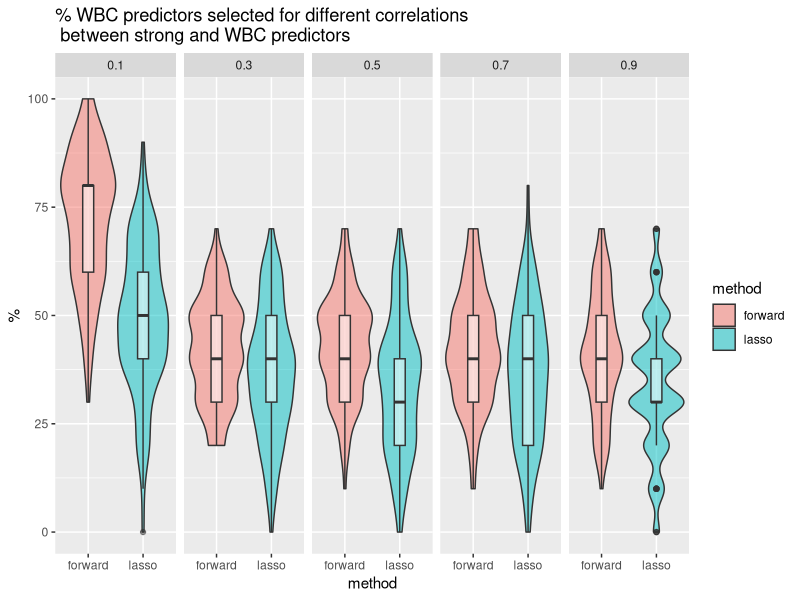
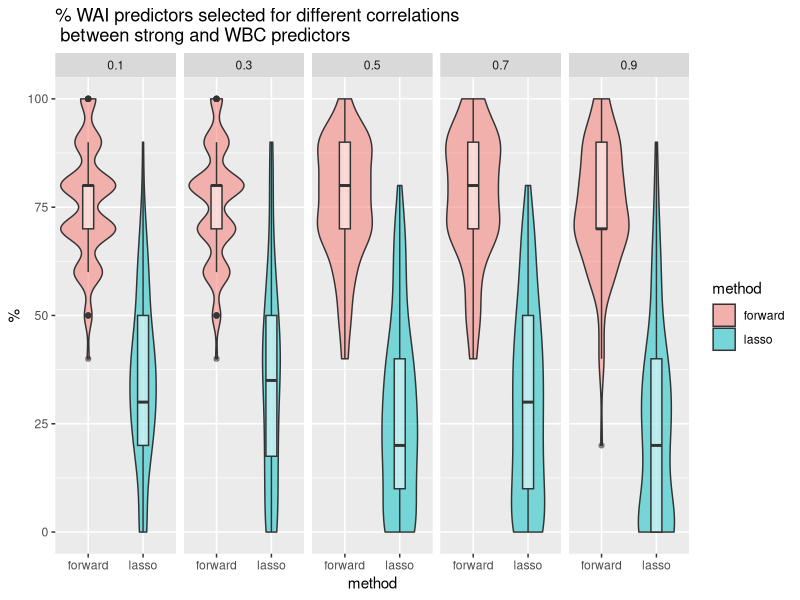
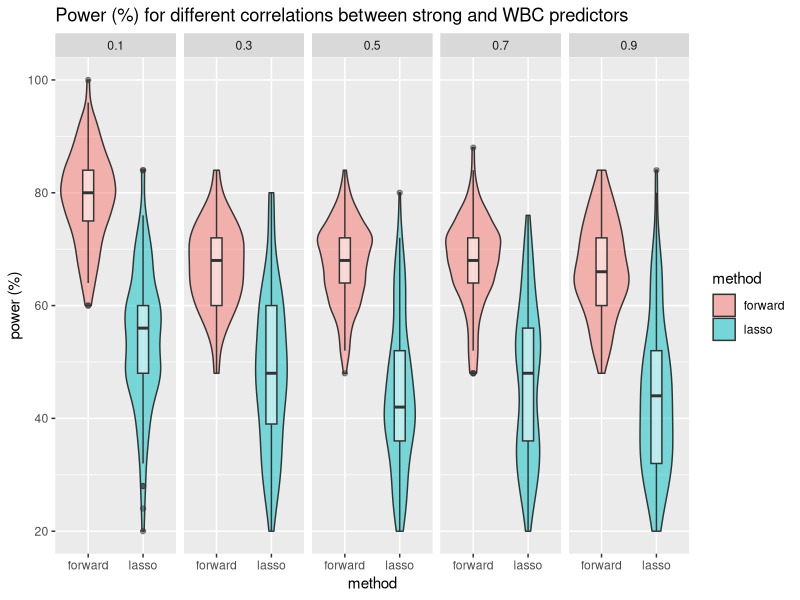
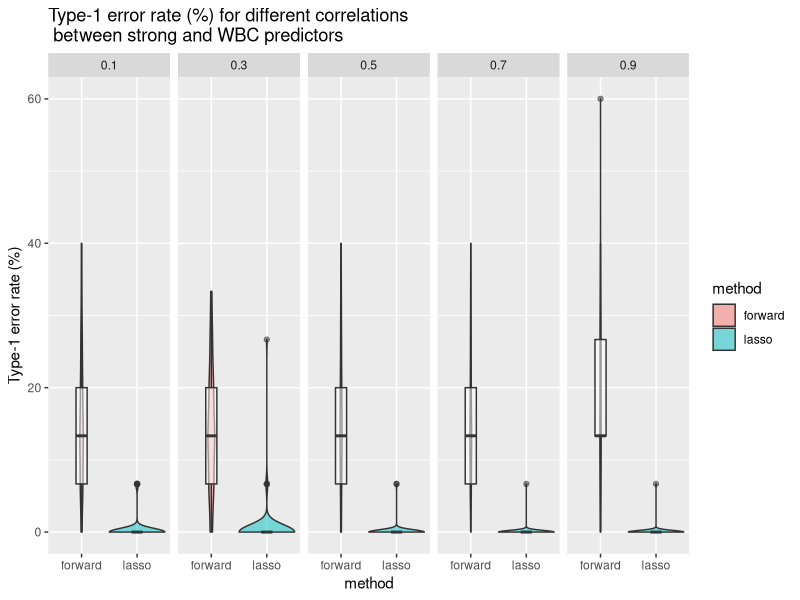
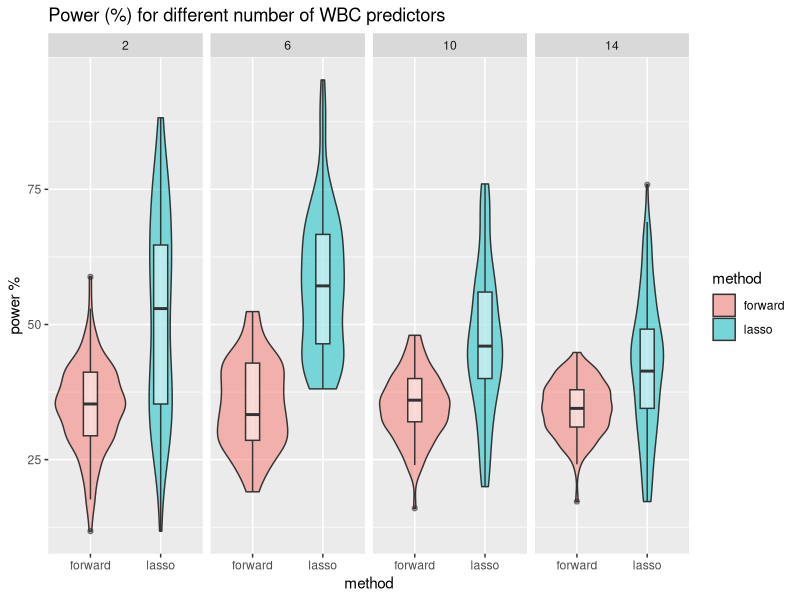
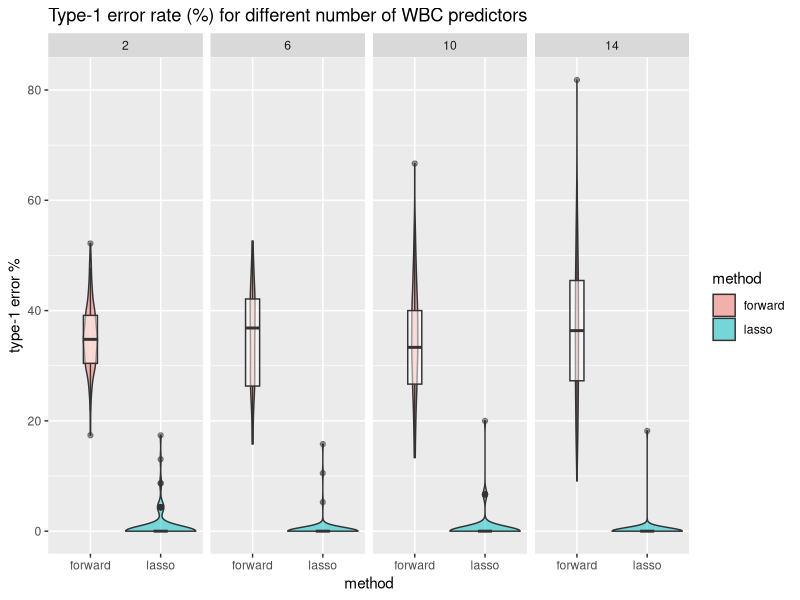
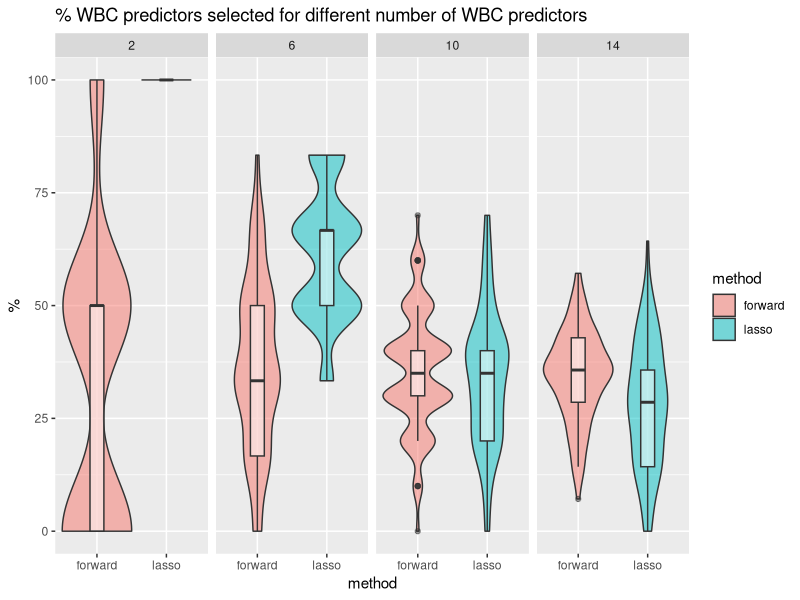
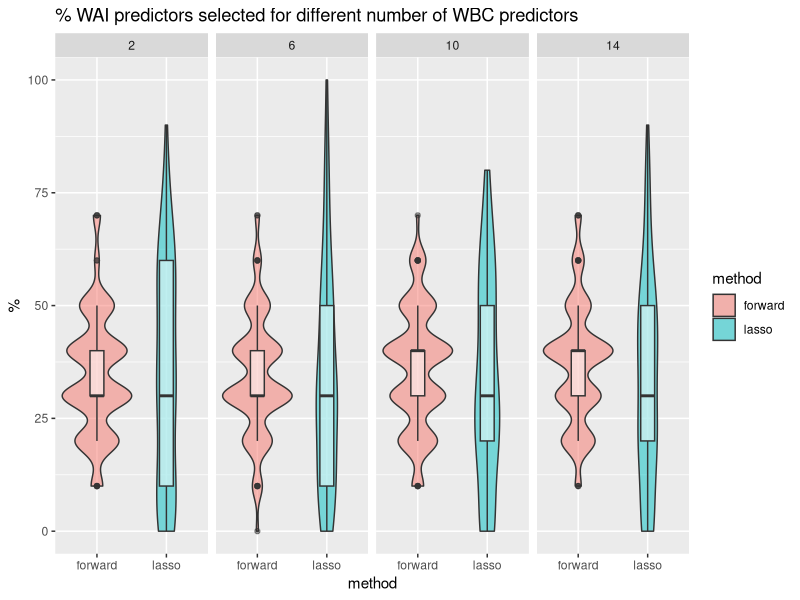

Write R code to recreate these figures, in order.
## ---- chunk 1
knitr::opts_chunk$set(echo = TRUE)
library(tidyverse)
library(ggplot2)
library(readr)
## ---- chunk 2
forward_cor_simdata <- read_csv("./simulation_outputs/varying_corr_out_forward.csv")
lasso_cor_simdata <- read_csv("./simulation_outputs/varying_corr_out_lasso.csv")
## ---- chunk 3
forward_cor_simdata_cleaned <- forward_cor_simdata %>% 
  dplyr::select(-1) %>% 
  mutate(cor_val = factor(cor_val)) %>% 
  pivot_longer(cols = c(pct_strong_vec, pct_wai_vec, pct_wbc_vec, type1_error_vec, power_vec),
                           names_to = "metric") %>% 
  mutate(method = "forward")

forward_cor_simdata_cleaned

lasso_cor_simdata_cleaned <- lasso_cor_simdata %>% 
  dplyr::select(-1) %>% 
  mutate(cor_val = factor(cor_val)) %>% 
  pivot_longer(cols = c(pct_strong_vec, pct_wai_vec, pct_wbc_vec, type1_error_vec, power_vec),
                           names_to = "metric") %>% 
  #group_by(cor_val, metric) %>% 
  #summarize(mean_pct = mean(value))
  mutate(method = "lasso")

combined_cor_simdata <- rbind(forward_cor_simdata_cleaned, lasso_cor_simdata_cleaned)
combined_cor_simdata
## ---- chunk 4
# WBC
combined_cor_simdata %>% 
  filter(metric == "pct_wbc_vec") %>% 
  ggplot(aes(x = method, y = value)) +
  geom_violin(alpha = 0.5, width = 1, aes(fill = method)) + 
  geom_boxplot(alpha = 0.5, width = 0.2) +
  #geom_jitter(alpha = 0.8, width = 0.2, aes(color = method)) +
  facet_wrap(~cor_val, nrow = 1) +
  labs(title = "% WBC predictors selected for different correlations \n between strong and WBC predictors",
       y = "%")

# WAI
combined_cor_simdata %>% 
  filter(metric == "pct_wai_vec") %>% 
  ggplot(aes(x = method, y = value)) +
  geom_violin(alpha = 0.5, width = 1, aes(fill = method)) + 
  geom_boxplot(alpha = 0.5, width = 0.2) +
  #geom_jitter(alpha = 0.8, width = 0.2, aes(color = method)) +
  facet_wrap(~cor_val, nrow = 1) +
  labs(title = "% WAI predictors selected for different correlations \n between strong and WBC predictors",
       y = "%")

## ---- chunk 5
# power
combined_cor_simdata %>% 
  filter(metric == "power_vec") %>% 
  ggplot(aes(x = method, y = value)) +
  geom_violin(alpha = 0.5, width = 1, aes(fill = method)) + 
  geom_boxplot(alpha = 0.5, width = 0.2) +
  #geom_jitter(alpha = 0.8, width = 0.2, aes(color = method)) +
  facet_wrap(~cor_val, nrow = 1) +
  labs(title = "Power (%) for different correlations between strong and WBC predictors",
       y = "power (%)")

# Type-1 error
combined_cor_simdata %>% 
  filter(metric == "type1_error_vec") %>% 
  ggplot(aes(x = method, y = value)) +
  geom_violin(alpha = 0.5, width = 1, aes(fill = method)) + 
  geom_boxplot(alpha = 0.5, width = 0.2) +
  #geom_jitter(alpha = 0.8, width = 0.2, aes(color = method)) +
  facet_wrap(~cor_val, nrow = 1) +
  labs(title = "Type-1 error rate (%) for different correlations \n between strong and WBC predictors",
       y = "Type-1 error rate (%)")

## ---- chunk 6
lasso_wbc_simdata <- read_csv("./simulation_outputs/varying_wbc_out_lasso.csv")
forward_wbc_simdata <- read_csv("./simulation_outputs/varying_wbc_out_forward.csv")
## ---- chunk 7
forward_wbc_simdata_cleaned <- forward_wbc_simdata %>% 
  dplyr::select(-1) %>% 
  mutate(wbc_num = factor(wbc_num)) %>% 
  pivot_longer(cols = c(pct_strong_vec, pct_wai_vec, pct_wbc_vec, type1_error_vec, power_vec),
                           names_to = "metric") %>% 
  mutate(method = "forward")

forward_wbc_simdata_cleaned

lasso_wbc_simdata_cleaned <- lasso_wbc_simdata %>% 
  dplyr::select(-1) %>% 
  mutate(wbc_num = factor(wbc_num)) %>% 
  pivot_longer(cols = c(pct_strong_vec, pct_wai_vec, pct_wbc_vec, type1_error_vec, power_vec),
                           names_to = "metric") %>% 
  #group_by(cor_val, metric) %>% 
  #summarize(mean_pct = mean(value))
  mutate(method = "lasso")

combined_wbc_simdata <- rbind(forward_wbc_simdata_cleaned, lasso_wbc_simdata_cleaned)
combined_wbc_simdata
## ---- chunk 8
# power
combined_wbc_simdata %>% 
  filter(metric == "power_vec") %>% 
  ggplot(aes(x = method, y = value)) +
  geom_violin(alpha = 0.5, width = 1, aes(fill = method)) + 
  geom_boxplot(alpha = 0.5, width = 0.2) +
  #geom_jitter(alpha = 0.8, width = 0.2, aes(color = method)) +
  facet_wrap(~wbc_num, nrow = 1) +
  labs(title = "Power (%) for different number of WBC predictors",
       y = "power %")

# Type-1 error
combined_wbc_simdata %>% 
  filter(metric == "type1_error_vec") %>% 
  ggplot(aes(x = method, y = value)) +
  geom_violin(alpha = 0.5, width = 1, aes(fill = method)) + 
  geom_boxplot(alpha = 0.5, width = 0.2) +
  #geom_jitter(alpha = 0.8, width = 0.2, aes(color = method)) +
  facet_wrap(~wbc_num, nrow = 1) +
  labs(title = "Type-1 error rate (%) for different number of WBC predictors",
       y = "type-1 error %")
## ---- chunk 9
# % wbc identified
combined_wbc_simdata %>% 
  filter(metric == "pct_wbc_vec") %>% 
  ggplot(aes(x = method, y = value)) +
  geom_violin(alpha = 0.5, width = 1, aes(fill = method)) + 
  geom_boxplot(alpha = 0.5, width = 0.2) +
  #geom_jitter(alpha = 0.8, width = 0.2, aes(color = method)) +
  facet_wrap(~wbc_num, nrow = 1) +
  labs(title = "% WBC predictors selected for different number of WBC predictors",
       y = "%")

# % wai identified
combined_wbc_simdata %>% 
  filter(metric == "pct_wai_vec") %>% 
  ggplot(aes(x = method, y = value)) +
  geom_violin(alpha = 0.5, width = 1, aes(fill = method)) + 
  geom_boxplot(alpha = 0.5, width = 0.2) +
  #geom_jitter(alpha = 0.8, width = 0.2, aes(color = method)) +
  facet_wrap(~wbc_num, nrow = 1) +
  labs(title = "% WAI predictors selected for different number of WBC predictors",
       y = "%")
## ---- chunk 10
lasso_wai_simdata <- read_csv("./simulation_outputs/varying_wai_out_lasso.csv")
forward_wai_simdata <- read_csv("./simulation_outputs/varying_wai_out_forward.csv")

forward_wai_simdata_cleaned <- forward_wai_simdata %>% 
  dplyr::select(-1) %>% 
  mutate(wai_vec = factor(wai_vec)) %>% 
  pivot_longer(cols = c(pct_strong_vec, pct_wai_vec, pct_wbc_vec, type1_error_vec, power_vec),
                           names_to = "metric") %>% 
  mutate(method = "forward")

#forward_wai_simdata_cleaned

lasso_wai_simdata_cleaned <- lasso_wai_simdata %>% 
  dplyr::select(-1) %>% 
  mutate(wai_vec = factor(wai_vec)) %>% 
  pivot_longer(cols = c(pct_strong_vec, pct_wai_vec, pct_wbc_vec, type1_error_vec, power_vec),
                           names_to = "metric") %>% 
  #group_by(cor_val, metric) %>% 
  #summarize(mean_pct = mean(value))
  mutate(method = "lasso")

combined_wai_simdata <- rbind(forward_wai_simdata_cleaned, lasso_wai_simdata_cleaned)
#combined_wbc_simdata

# power
combined_wai_simdata %>% 
  filter(metric == "power_vec") %>% 
  ggplot(aes(x = method, y = value)) +
  geom_violin(alpha = 0.5, width = 1, aes(fill = method)) + 
  geom_boxplot(alpha = 0.5, width = 0.2) +
  #geom_jitter(alpha = 0.8, width = 0.2, aes(color = method)) +
  facet_wrap(~wai_vec, nrow = 1) +
  labs(title = "Power (%) for different number of WAI predictors",
       y = "%")

# Type-1 error
combined_wai_simdata %>% 
  filter(metric == "type1_error_vec") %>% 
  ggplot(aes(x = method, y = value)) +
  geom_violin(alpha = 0.5, width = 1, aes(fill = method)) + 
  geom_boxplot(alpha = 0.5, width = 0.2) +
  #geom_jitter(alpha = 0.8, width = 0.2, aes(color = method)) +
  facet_wrap(~wai_vec, nrow = 1) +
  labs(title = "Type-1 error rate (%) for different number of WAI predictors",
       y = "%")

# % WBC predictors selected
combined_wai_simdata %>% 
  filter(metric == "pct_wbc_vec") %>% 
  ggplot(aes(x = method, y = value)) +
  geom_violin(alpha = 0.5, width = 1, aes(fill = method)) + 
  geom_boxplot(alpha = 0.5, width = 0.2) +
  #geom_jitter(alpha = 0.8, width = 0.2, aes(color = method)) +
  facet_wrap(~wai_vec, nrow = 1) +
  labs(title = "% WBC predictors selected for different number of WAI predictors",
       y = "%")

# % WAI predictors selected
combined_wai_simdata %>% 
  filter(metric == "pct_wai_vec") %>% 
  ggplot(aes(x = method, y = value)) +
  geom_violin(alpha = 0.5, width = 1, aes(fill = method)) + 
  geom_boxplot(alpha = 0.5, width = 0.2) +
  #geom_jitter(alpha = 0.8, width = 0.2, aes(color = method)) +
  facet_wrap(~wai_vec, nrow = 1) +
  labs(title = "% WAI predictors selected for different number of WAI predictors",
       y = "%")

## ---- chunk 11
# scenario 1
forward_cor_simdata %>%
  dplyr::select(-1) %>%
  group_by(cor_val) %>%
  summarize(pct_strong_selected = mean(pct_strong_vec),
            pct_wai_selected = mean(pct_wai_vec),
            pct_wbc_selected = mean(pct_wbc_vec),
            pct_power = mean(power_vec),
            type_1_error = mean(type1_error_vec))

lasso_cor_simdata %>%
  dplyr::select(-1) %>%
  group_by(cor_val) %>%
  summarize(pct_strong_selected = mean(pct_strong_vec),
            pct_wai_selected = mean(pct_wai_vec),
            pct_wbc_selected = mean(pct_wbc_vec),
            pct_power = mean(power_vec),
            type_1_error = mean(type1_error_vec))
